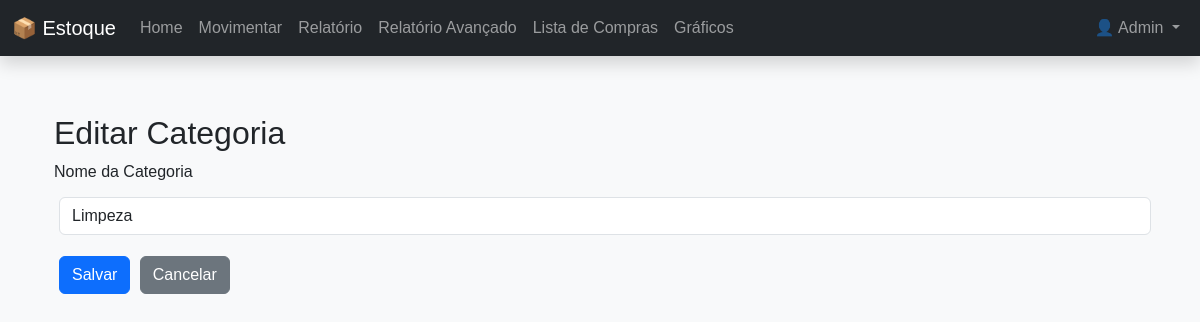
The app's page /editar_categoria/5 (signed in), older data.
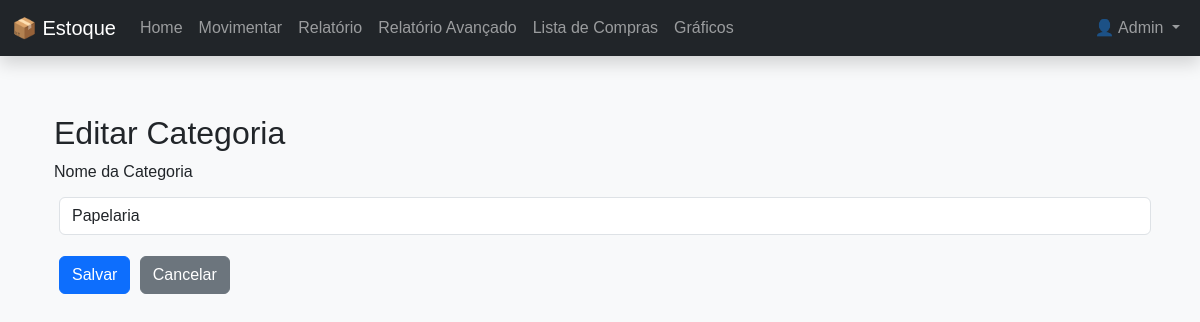
The same page, newer data.
### models.py (models this page shows)
class Categoria(db.Model):
    id = db.Column(db.Integer, primary_key=True)
    nome = db.Column(db.String(50), nullable=False, unique=True)
    produtos = db.relationship('Produto', backref='categoria', lazy=True)

### app.py (the view, shortened to what this page needs)
@app.route('/editar_categoria/<int:id>', methods=['GET', 'POST'])
@login_required
def editar_categoria(id):
    if not current_user.is_admin:
        flash("Acesso restrito ao administrador.", "danger")
        return redirect(url_for('categorias'))
    categoria = Categoria.query.get_or_404(id)
    return render_template('editar_categoria.html', categoria=categoria)

### app.py (called while the page is built)
@login_manager.user_loader
def load_user(user_id):
    return Usuario.query.get(int(user_id))

### models.py (called while the page is built)
    @property
    def is_admin(self):
        return self.tipo == 'admin'

### templates/editar_categoria.html (shortened to what this page needs)
{% extends 'base.html' %}
{% block content %}
<div class="container mt-4">
  <h2>Editar Categoria</h2>
  <form method="POST">
    <div class="mb-3">
      <label for="nome" class="form-label">Nome da Categoria</label>
      <input type="text" class="form-control" id="nome" name="nome" value="{{ categoria.nome }}" required>
    </div>
    <button type="submit" class="btn btn-primary">Salvar</button>
    <a href="{{ url_for('categorias') }}" class="btn btn-secondary">Cancelar</a>
  </form>
</div>
{% endblock %}

Row changes from the older to the newer data that the page shows:
changed Categoria: nome "Limpeza" → "Papelaria"
